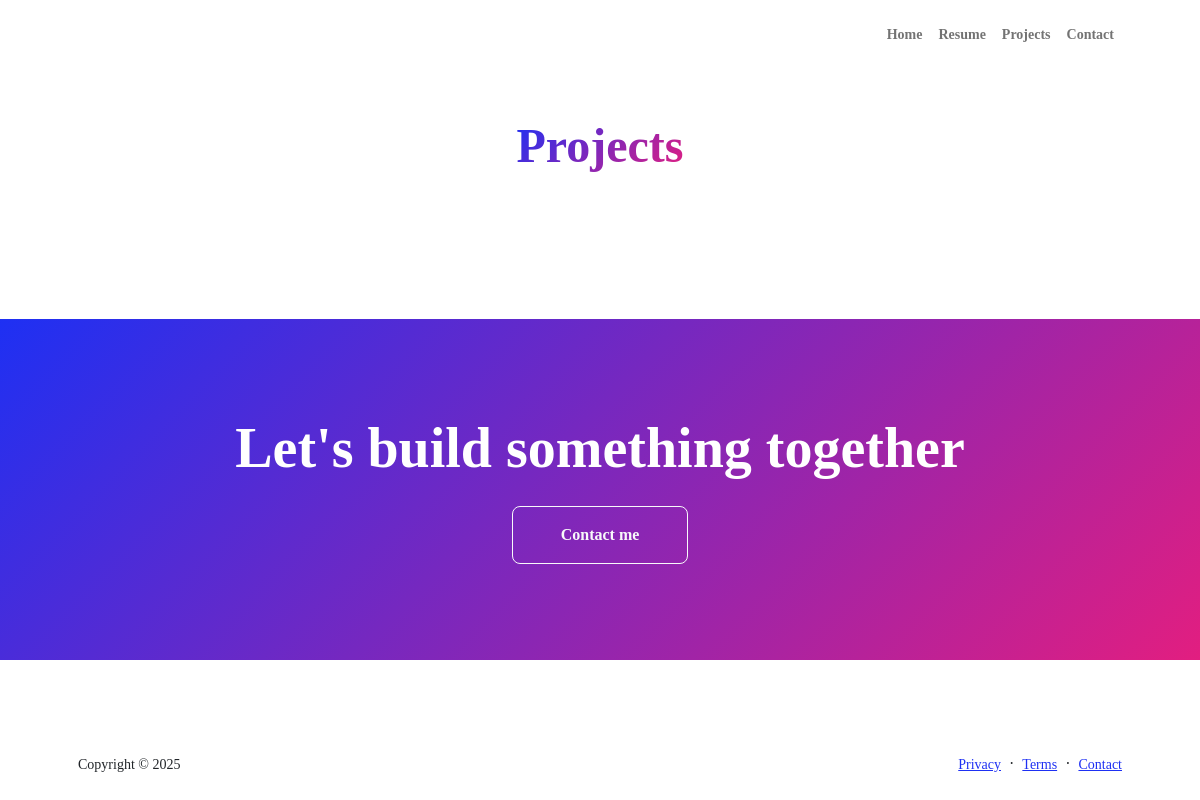
The page /projects/ on the database as committed earlier.
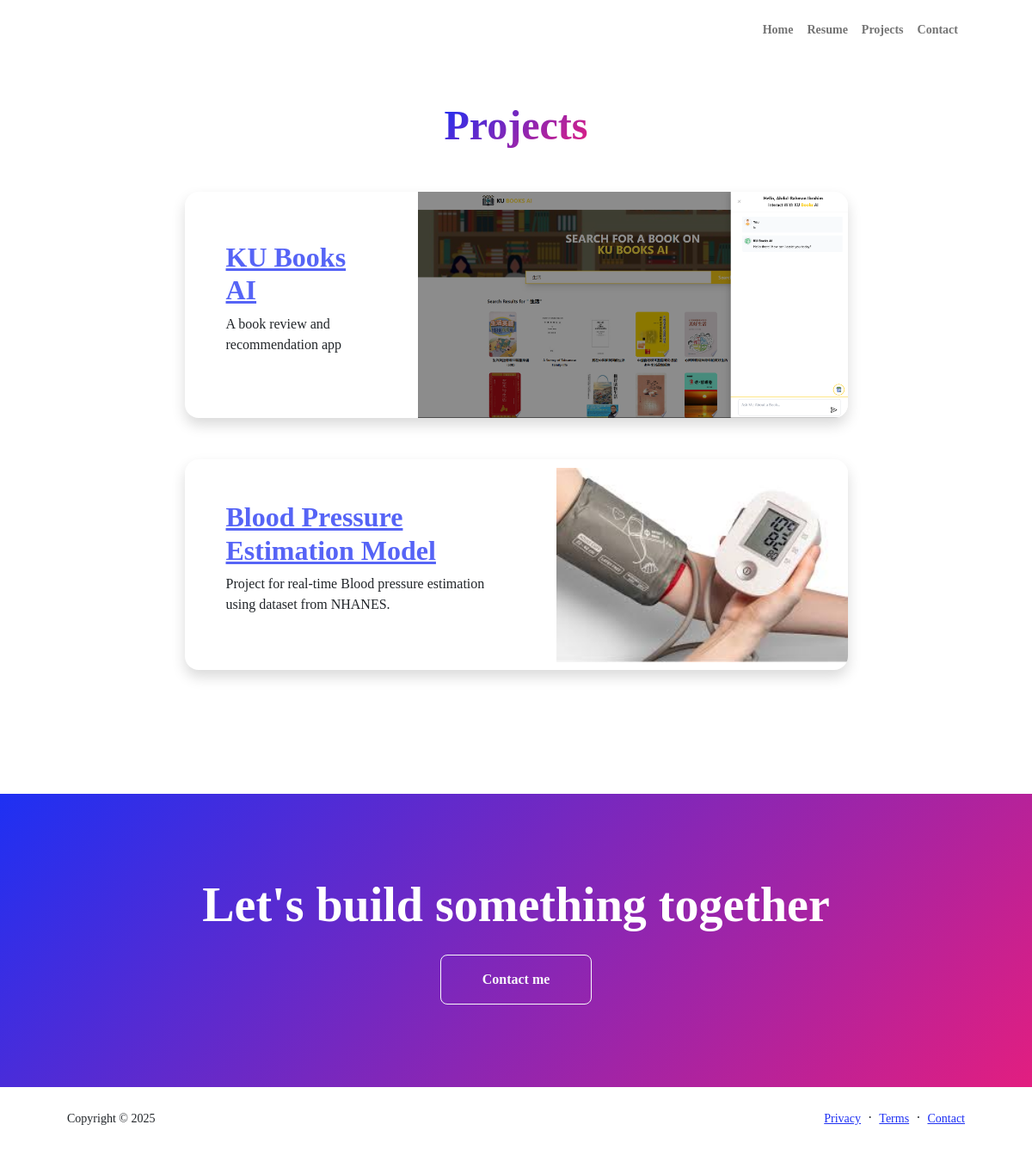
The same page on the database as committed later.
### portfolio/models.py (models this page shows, shortened)
class Project(models.Model):
    name = models.CharField(max_length=100)
    image = models.ImageField(upload_to='projects/', null=True, blank=True)
    url = models.URLField(null=True, blank=True)
    description = models.TextField()

### portfolio/views.py (the view)
# urls.py: path('projects/', ProjectsView.as_view(), name='projects'),
class ProjectsView(View):
    def get(self, request):
        projects = Project.objects.all()
        current_year = datetime.now().year
        context = {
            'projects': projects,
            'current_year': current_year,
        }
        return render(request, 'projects.html', context=context)

### templates/projects.html (shortened to what this page needs)
{% extends 'base.html' %}
{% load static %}
{% block content %}
<section class="py-5">
    <div class="container px-5 mb-5">
    <div class="text-center mb-5">
        <h1 class="display-5 fw-bolder mb-0"><span class="text-gradient d-inline">Projects</span></h1>
    </div>
    <div class="row gx-5 justify-content-center">
        <div class="col-lg-11 col-xl-9 col-xxl-8">
            {% for project in projects %}
                <div class="card overflow-hidden shadow rounded-4 border-0 mb-5">
                    <div class="card-body p-0">
                        <div class="d-flex align-items-center">
                            <div class="p-5">
                                {% if project.url %}
                                    <a href="{{project.url}}" style="color: rgb(30, 48, 243, 0.75);"><h2 class="fw-bolder">{{project.name}}</h2></a>
                                {% else %}
                                    <a href="" style="color: rgb(30, 48, 243, 0.75);"><h2 class="fw-bolder">{{project.name}}</h2></a>
                                {% endif %}
                                <p>{{project.description}}</p>
                            </div>
                            {% if project.image %}
                                <img class="img-fluid" src="{{project.image.url}}" width="500px" height="400px" alt="{{project.name}} Image" />
                            {% else %}
                                <img class="img-fluid" src="https://dummyimage.com/300x400/343a40/6c757d" alt="..." />
                            {% endif %}
                        </div>
                    </div>
                </div>
            {% endfor %}
        </div>
    </div>
    </div>
</section>
<section class="py-5 bg-gradient-primary-to-secondary text-white">
<div class="container px-5 my-5">
<div class="text-center">
    <h2 class="display-4 fw-bolder mb-4">Let's build something together</h2>
    <a class="btn btn-outline-light btn-lg px-5 py-3 fs-6 fw-bolder" href="{% url 'contact' %}">Contact me</a>
</div>
</div>
</section>
{% endblock content %}

### templates/base.html (shortened to what this page needs)
{% load static %}
<!DOCTYPE html>
<html lang="en">
<head>
    <link rel="stylesheet" href="{% static 'css/fonts.css' %}" rel="stylesheet">
    <link href="https://cdn.jsdelivr.net/npm/bootstrap-icons@1.8.1/font/bootstrap-icons.css" rel="stylesheet" />
    <link href="{% static 'css/styles.css' %}" rel="stylesheet" />
</head>
<body class="d-flex flex-column h-100">
    <main class="flex-shrink-0">
        <nav class="navbar navbar-expand-lg navbar-light bg-white py-3">
            <div class="container px-5">
                <div class="collapse navbar-collapse" id="navbarSupportedContent">
                    <ul class="navbar-nav ms-auto mb-2 mb-lg-0 small fw-bolder">
                        <li class="nav-item"><a class="nav-link" href="{% url 'home' %}">Home</a></li>
                        <li class="nav-item"><a class="nav-link" href="{% url 'resume' %}">Resume</a></li>
                        <li class="nav-item"><a class="nav-link" href="{% url 'projects' %}">Projects</a></li>
                        <li class="nav-item"><a class="nav-link" href="{% url 'contact' %}">Contact</a></li>
                    </ul>
                </div>
            </div>
        </nav>
        {% block content %}
        {% endblock content %}
    </main>
    <footer class="bg-white py-4 mt-auto">
        <div class="container px-5">
            <div class="row align-items-center justify-content-between flex-column flex-sm-row">
                <div class="col-auto">
                    <div class="small m-0">Copyright &copy; {{ first_name }} {{ last_name }} {{ current_year }}</div>
                </div>
                <div class="col-auto">
                    <a class="small" href="#!">Privacy</a>
                    <span class="mx-1">&middot;</span>
                    <a class="small" href="#!">Terms</a>
                    <span class="mx-1">&middot;</span>
                    <a class="small" href="{% url 'contact' %}">Contact</a>
                </div>
            </div>
        </div>
    </footer>
</body>
</html>

Rows that differ between the two databases and show on the page:
added Project: name "KU Books AI", description "A book review and recommendation app", image (picture)
added Project: name "Blood Pressure Estimation Model", description "Project for real-time Blood pressure estimation using dataset from NHANES.", image (picture)
